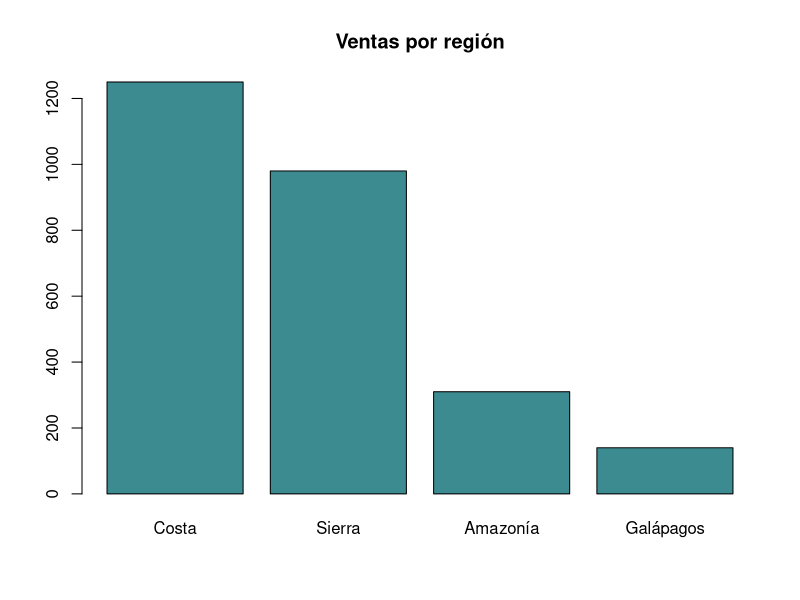

The R source for this figure:
# Ventas ficticias por región de Ecuador
ventas <- data.frame(
  region = c("Costa", "Sierra", "Amazonía", "Galápagos"),
  ventas = c(1250, 980, 310, 140)
)

# grafico de barras
barplot(
  ventas$ventas,
  names.arg = ventas$region,
  main = "Ventas por región",
  col = "#3c8b91" # verde, codigo hexagesimal
)
